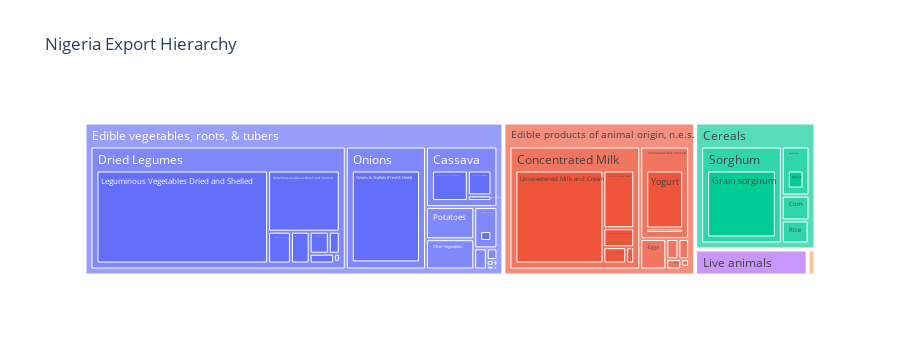

This figure's notebook cell:
### Code cell
#Ploty is required to construct tree maps. Plotly is useful for building interactive visuals that can serve as dashboards
import plotly.express as px
fig = px.treemap(Nigeria_export_tree, path = ["HS2", "HS4", "HS6"], values = "Trade Value", title = "Nigeria Export Hierarchy") #Note that we are using plotly for our purpose
fig.show()

### Figure 1 — Plotly figure (JSON) as saved in the notebook; plotly's stock layout.template omitted (floating-point values rounded to 4 significant figures; data arrays with more than 128 entries replaced by an {"elided": "..."} marker saying what was removed)
{"data": [{"branchvalues": "total", "domain": {"x": [0, 1], "y": [0, 1]}, "hovertemplate": "labels=%{label}<br>Trade Value=%{value}<br>parent=%{parent}<br>id=%{id}<extra></extra>", "ids": {"elided": "145 str values"}, "labels": {"elided": "145 str values"}, "name": "", "parents": {"elided": "145 str values"}, "type": "treemap", "values": {"elided": "145 float values"}}], "layout": {"height": 360, "legend": {"tracegroupgap": 0}, "title": {"text": "Nigeria Export Hierarchy"}}}
